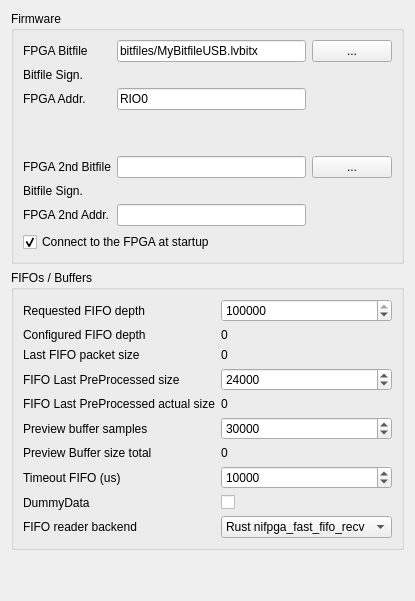
              <widget class="QWidget" name="tab_2">
               <attribute name="title">
                <string>FPGA</string>
               </attribute>
               <layout class="QGridLayout" name="gridLayout_36">
                <item row="0" column="0">
                 <widget class="QGroupBox" name="groupBox_22">
                  <property name="title">
                   <string>Firmware</string>
                  </property>
                  <layout class="QGridLayout" name="gridLayout_99">
                   <item row="0" column="0">
                    <layout class="QGridLayout" name="gridLayout_24">
                     <item row="12" column="0">
                      <widget class="QLabel" name="label_92">
                       <property name="text">
                        <string>FPGA 2nd Addr.</string>
                       </property>
                      </widget>
                     </item>
                     <item row="10" column="2">
                      <widget class="QPushButton" name="pushButton_FPGA2_file_selection">
                       <property name="sizePolicy">
                        <sizepolicy hsizetype="Minimum" vsizetype="Fixed">
                         <horstretch>0</horstretch>
                         <verstretch>0</verstretch>
                        </sizepolicy>
                       </property>
                       <property name="text">
                        <string>...</string>
                       </property>
                      </widget>
                     </item>
                     <item row="10" column="1">
                      <widget class="QLineEdit" name="lineEdit_fpga2bitfile">
                       <property name="text">
                        <string/>
                       </property>
                      </widget>
                     </item>
                     <item row="7" column="0">
                      <widget class="QLabel" name="label_66">
                       <property name="text">
                        <string>FPGA Addr.</string>
                       </property>
                      </widget>
                     </item>
                     <item row="10" column="0">
                      <widget class="QLabel" name="label_91">
                       <property name="text">
                        <string>FPGA 2nd Bitfile</string>
                       </property>
                      </widget>
                     </item>
                     <item row="7" column="1">
                      <widget class="QLineEdit" name="lineEdit_ni_addr">
                       <property name="text">
                        <string>RIO0</string>
                       </property>
                      </widget>
                     </item>
                     <item row="6" column="0">
                      <widget class="QLabel" name="label_122">
                       <property name="text">
                        <string>Bitfile Sign.</string>
                       </property>
                      </widget>
                     </item>
                     <item row="5" column="2">
                      <widget class="QPushButton" name="pushButton_FPGA_file_selection">
                       <property name="sizePolicy">
                        <sizepolicy hsizetype="Minimum" vsizetype="Fixed">
                         <horstretch>0</horstretch>
                         <verstretch>0</verstretch>
                        </sizepolicy>
                       </property>
                       <property name="text">
                        <string>...</string>
                       </property>
                      </widget>
                     </item>
                     <item row="5" column="1">
                      <widget class="QLineEdit" name="lineEdit_fpgabitfile">
                       <property name="text">
                        <string>bitfiles/MyBitfileUSB.lvbitx</string>
                       </property>
                      </widget>
                     </item>
                     <item row="5" column="0">
                      <widget class="QLabel" name="label_65">
                       <property name="text">
                        <string>FPGA Bitfile</string>
                       </property>
                      </widget>
                     </item>
                     <item row="12" column="1">
                      <widget class="QLineEdit" name="lineEdit_ni2addr">
                       <property name="text">
                        <string/>
                       </property>
                      </widget>
                     </item>
                     <item row="9" column="0">
                      <widget class="QLabel" name="label_98">
                       <property name="text">
                        <string/>
                       </property>
                      </widget>
                     </item>
                     <item row="11" column="0">
                      <widget class="QLabel" name="label_123">
                       <property name="text">
                        <string>Bitfile Sign.</string>
                       </property>
                      </widget>
                     </item>
                     <item row="6" column="1">
                      <widget class="QLabel" name="label_bitfile_signature">
                       <property name="text">
                        <string/>
                       </property>
                      </widget>
                     </item>
                     <item row="11" column="1">
                      <widget class="QLabel" name="label_bitfile_signature_2">
                       <property name="text">
                        <string/>
                       </property>
                      </widget>
                     </item>
                     <item row="13" column="0" colspan="2">
                      <widget class="QCheckBox" name="checkBox_fpga_connect_at_startup">
                       <property name="toolTip">
                        <string>Open the FPGA session once when the application starts</string>
                       </property>
                       <property name="text">
                        <string>Connect to the FPGA at startup</string>
                       </property>
                       <property name="checked">
                        <bool>true</bool>
                       </property>
                      </widget>
                     </item>
                     <item row="8" column="1">
                      <spacer name="horizontalSpacer_24">
                       <property name="orientation">
                        <enum>Qt::Orientation::Horizontal</enum>
                       </property>
                       <property name="sizeHint" stdset="0">
                        <size>
                         <width>40</width>
                         <height>20</height>
                        </size>
                       </property>
                      </spacer>
                     </item>
                    </layout>
                   </item>
                  </layout>
                 </widget>
                </item>
                <item row="2" column="0">
                 <spacer name="verticalSpacer_22">
                  <property name="orientation">
                   <enum>Qt::Orientation::Vertical</enum>
                  </property>
                  <property name="sizeHint" stdset="0">
                   <size>
                    <width>20</width>
                    <height>40</height>
                   </size>
                  </property>
                 </spacer>
                </item>
                <item row="1" column="0">
                 <widget class="QGroupBox" name="groupBox_23">
                  <property name="title">
                   <string>FIFOs / Buffers</string>
                  </property>
                  <layout class="QGridLayout" name="gridLayout_104">
                   <item row="0" column="0">
                    <layout class="QGridLayout" name="gridLayout_103">
                     <item row="6" column="0">
                      <widget class="QLabel" name="label_79">
                       <property name="text">
                        <string>Preview Buffer size total</string>
                       </property>
                      </widget>
                     </item>
                     <item row="3" column="1">
                      <widget class="QSpinBox" name="spinBox_fifo_prebuffer_length">
                       <property name="maximum">
                        <number>10000000</number>
                       </property>
                       <property name="value">
                        <number>24000</number>
                       </property>
                      </widget>
                     </item>
                     <item row="5" column="0">
                      <widget class="QLabel" name="label_63">
                       <property name="text">
                        <string>Preview buffer samples</string>
                       </property>
                      </widget>
                     </item>
                     <item row="6" column="1">
                      <widget class="QLabel" name="label_preview_buffer_capacity_samples">
                       <property name="text">
                        <string>0</string>
                       </property>
                      </widget>
                     </item>
                     <item row="0" column="1">
                      <widget class="QSpinBox" name="spinBox_requested_fifo_depth">
                       <property name="maximum">
                        <number>20000000</number>
                       </property>
                       <property name="value">
                        <number>200000</number>
                       </property>
                      </widget>
                     </item>
                     <item row="4" column="1">
                      <widget class="QLabel" name="label_last_preprocessed_size">
                       <property name="text">
                        <string>0</string>
                       </property>
                      </widget>
                     </item>
                     <item row="1" column="0">
                      <widget class="QLabel" name="label_64">
                       <property name="text">
                        <string>Configured FIFO depth</string>
                       </property>
                      </widget>
                     </item>
                     <item row="8" column="0">
                      <widget class="QLabel" name="label_97">
                       <property name="text">
                        <string>DummyData</string>
                       </property>
                      </widget>
                     </item>
                     <item row="2" column="0">
                      <widget class="QLabel" name="label_78">
                       <property name="text">
                        <string>Last FIFO packet size</string>
                       </property>
                      </widget>
                     </item>
                     <item row="5" column="1">
                      <widget class="QSpinBox" name="spinBox_preview_buffer_samples">
                       <property name="maximum">
                        <number>1000000</number>
                       </property>
                       <property name="value">
                        <number>30000</number>
                       </property>
                      </widget>
                     </item>
                     <item row="0" column="0">
                      <widget class="QLabel" name="label_62">
                       <property name="text">
                        <string>Requested FIFO depth</string>
                       </property>
                      </widget>
                     </item>
                     <item row="7" column="0">
                      <widget class="QLabel" name="label_96">
                       <property name="text">
                        <string>Timeout FIFO (us)</string>
                       </property>
                      </widget>
                     </item>
                     <item row="4" column="0">
                      <widget class="QLabel" name="label_89">
                       <property name="text">
                        <string>FIFO Last PreProcessed actual size</string>
                       </property>
                      </widget>
                     </item>
                     <item row="3" column="0">
                      <widget class="QLabel" name="label_90">
                       <property name="text">
                        <string>FIFO Last PreProcessed size</string>
                       </property>
                      </widget>
                     </item>
                     <item row="2" column="1">
                      <widget class="QLabel" name="label_fifo_last_pkt_size">
                       <property name="text">
                        <string>0</string>
                       </property>
                      </widget>
                     </item>
                     <item row="9" column="0">
                      <widget class="QLabel" name="label_95">
                       <property name="text">
                        <string>FIFO reader backend</string>
                       </property>
                      </widget>
                     </item>
                     <item row="7" column="1">
                      <widget class="QSpinBox" name="spinBox_fifo_timeout">
                       <property name="maximum">
                        <number>1000000</number>
                       </property>
                       <property name="value">
                        <number>10000</number>
                       </property>
                      </widget>
                     </item>
                     <item row="8" column="1">
                      <widget class="QCheckBox" name="checkBox_DummyData">
                       <property name="text">
                        <string/>
                       </property>
                      </widget>
                     </item>
                     <item row="9" column="1">
                      <widget class="QComboBox" name="comboBox_fifobackend">
                       <item>
                        <property name="text">
                         <string>Rust nifpga_fast_fifo_recv</string>
                        </property>
                       </item>
                       <item>
                        <property name="text">
                         <string>Python nifpga library</string>
                        </property>
                       </item>
                      </widget>
                     </item>
                     <item row="1" column="1">
                      <widget class="QLabel" name="label_configured_fifo_depth">
                       <property name="text">
                        <string>0</string>
                       </property>
                      </widget>
                     </item>
                    </layout>
                   </item>
                  </layout>
                 </widget>
                </item>
               </layout>
              </widget>
